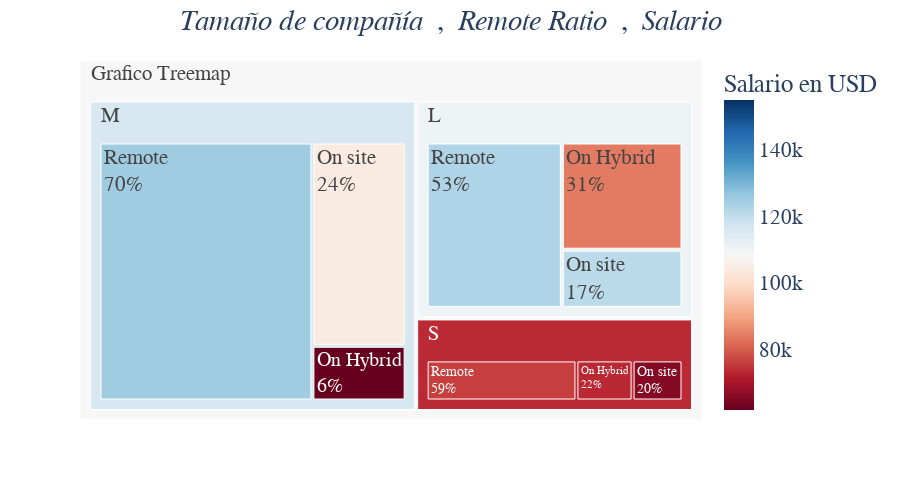

Notebook cell for this chart:
### Markdown cell above
Agrupar 3 variables;Tamaño de compañía , promedio de remoto y Salario en USD

### Code cell
company_remote_data = data2.groupby(['company_size', 'remote_ratio', 'Salario en USD']).size().reset_index().rename(columns={0: 'count'})

fig = px.treemap(company_remote_data, path=[px.Constant("Grafico Treemap"), 'company_size', 'remote_ratio'], values='count', color='Salario en USD', hover_data=['count'],color_continuous_scale='RdBu',color_continuous_midpoint=np.average(company_remote_data['Salario en USD'], weights=company_remote_data['count']))

fig.update_traces(textinfo="label+percent parent")

fig.update_layout(title_text="<i> Tamaño de compañía </i> , <i> Remote Ratio </i> , <i> Salario </i>", title_x=0.5, height=500, template='plotly_white',font=dict(family="Rubik",size=21))

fig.show()

### Figure 1 — Plotly figure (JSON) as saved in the notebook; plotly's stock layout.template omitted (floating-point values rounded to 4 significant figures)
{"data": [{"branchvalues": "total", "customdata": [[59, 84080.0], [21, 61835], [18, 73310.0], [32, 120900.0], [78, 104400.0], [16, 65540.0], [102, 122500.0], [226, 124900.0], [48, 76240.0], [193, 110500.0], [325, 115900.0], [82, 73510.0], [600, 108300.0]], "domain": {"x": [0, 1], "y": [0, 1]}, "hovertemplate": "labels=%{label}<br>count=%{customdata[0]}<br>parent=%{parent}<br>id=%{id}<br>Salario en USD=%{color}<extra></extra>", "ids": ["Grafico Treemap/L/On Hybrid", "Grafico Treemap/M/On Hybrid", "Grafico Treemap/S/On Hybrid", "Grafico Treemap/L/On site", "Grafico Treemap/M/On site", "Grafico Treemap/S/On site", "Grafico Treemap/L/Remote", "Grafico Treemap/M/Remote", "Grafico Treemap/S/Remote", "Grafico Treemap/L", "Grafico Treemap/M", "Grafico Treemap/S", "Grafico Treemap"], "labels": ["On Hybrid", "On Hybrid", "On Hybrid", "On site", "On site", "On site", "Remote", "Remote", "Remote", "L", "M", "S", "Grafico Treemap"], "marker": {"coloraxis": "coloraxis", "colors": [84080.0, 61835, 73310.0, 120900.0, 104400.0, 65540.0, 122500.0, 124900.0, 76240.0, 110500.0, 115900.0, 73510.0, 108300.0]}, "name": "", "parents": ["Grafico Treemap/L", "Grafico Treemap/M", "Grafico Treemap/S", "Grafico Treemap/L", "Grafico Treemap/M", "Grafico Treemap/S", "Grafico Treemap/L", "Grafico Treemap/M", "Grafico Treemap/S", "Grafico Treemap", "Grafico Treemap", "Grafico Treemap", ""], "textinfo": "label+percent parent", "type": "treemap", "values": [59, 21, 18, 32, 78, 16, 102, 226, 48, 193, 325, 82, 600]}], "layout": {"coloraxis": {"cmid": 108300.0, "colorbar": {"title": {"text": "Salario en USD"}}, "colorscale": [[0, "rgb(103,0,31)"], [0.1, "rgb(178,24,43)"], [0.2, "rgb(214,96,77)"], [0.3, "rgb(244,165,130)"], [0.4, "rgb(253,219,199)"], [0.5, "rgb(247,247,247)"], [0.6, "rgb(209,229,240)"], [0.7, "rgb(146,197,222)"], [0.8, "rgb(67,147,195)"], [0.9, "rgb(33,102,172)"], [1, "rgb(5,48,97)"]]}, "font": {"family": "Rubik", "size": 21}, "height": 500, "legend": {"tracegroupgap": 0}, "margin": {"t": 60}, "title": {"text": "<i> Tamaño de compañía </i> , <i> Remote Ratio </i> , <i> Salario </i>", "x": 0.5}}}
